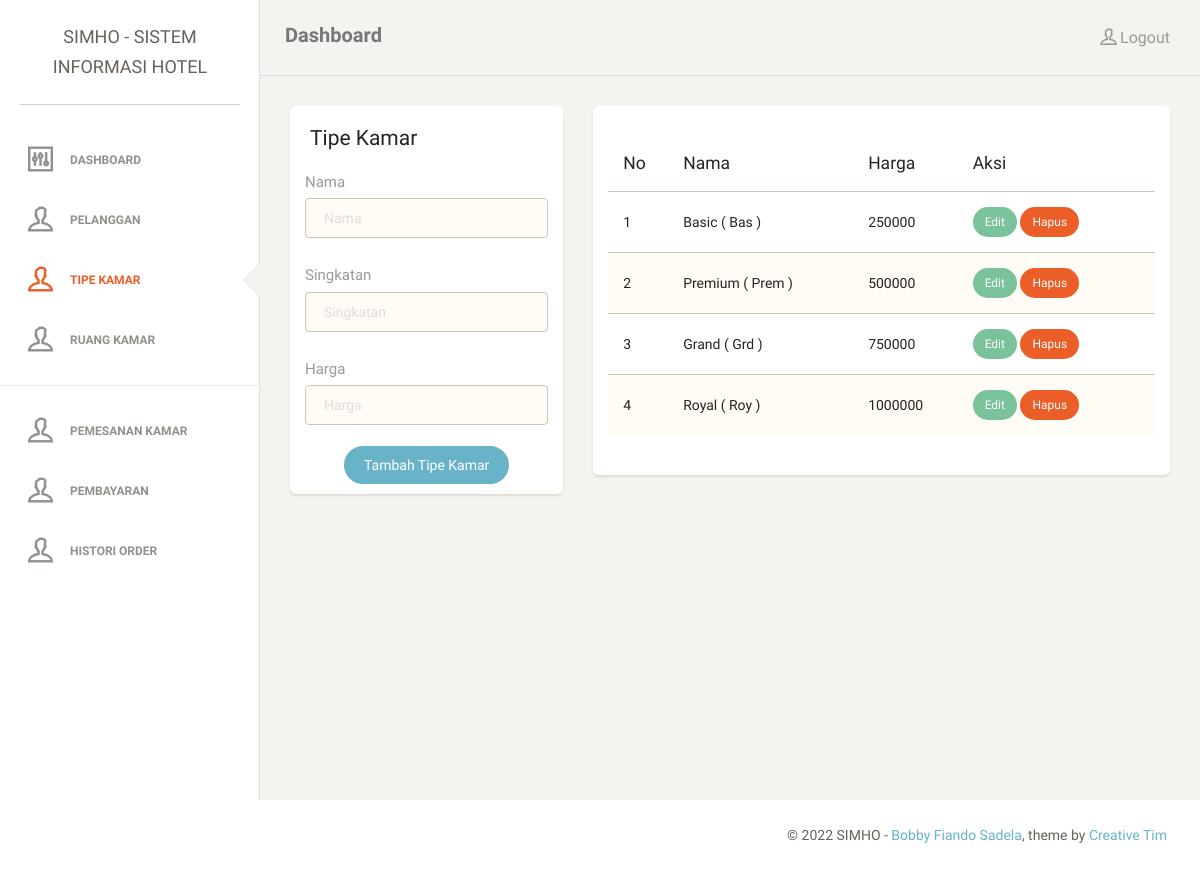
Page /simho/admin/tipe_kamar.php (signed in) on the committed database.
### tables this page shows
CREATE TABLE `tipe_kamar` (
  `idtipe_kamar` tinyint(4) NOT NULL,
  `nama` varchar(20) NOT NULL,
  `singkatan` varchar(15) NOT NULL,
  `harga` int(11) NOT NULL
);

### simho/admin/content/tipe_kamar.php (the view, shortened to what this page needs)
<?php
  $tipe_kamar = mysqli_query($connect, "SELECT * FROM tipe_kamar");
?>
  <div class="col-md-4">
    <div class="card">
      <div class="header">
        <h4 class="title">Tipe Kamar</h4>
      </div>
      <div class="content">
        <form method="post" action="<?php $_SERVER['PHP_SELF']; ?>">
          <div class="row">
            <div class="col-md-12">
              <div class="form-group">
                <label>Nama</label>
                <input type="text" name="nama" class="form-control border-input" placeholder="Nama" value="">
              </div>
            </div>
          </div>
          <div class="row">
            <div class="col-md-12">
              <div class="form-group">
                <label>Singkatan</label>
                <input type="text" name="singkatan" class="form-control border-input" placeholder="Singkatan" value="">
              </div>
            </div>
          </div>
          <div class="row">
            <div class="col-md-12">
              <div class="form-group">
                <label>Harga</label>
                <input type="text" name="harga" class="form-control border-input" placeholder="Harga" value="">
              </div>
            </div>
          </div>
          <div class="text-center">
            <button type="submit" class="btn btn-info btn-fill btn-wd" name="submit">Tambah Tipe Kamar</button>
          </div>
      </div>
    </div>
  </div>
  <div class="col-md-8">
<div class="card">
  <div class="content">
    <div class="content table-responsive table-full-width">
      <?php if (empty($tipe_kamar)): ?>
      <h3>Data Tipe Kamar kosong !</h3>
      <?php else: ?>
      <table class="table table-striped">
        <thead>
          <tr>
            <th>No</th>
            <th>Nama</th>
            <th>Harga</th>
            <th>Aksi</th>
          </tr>
        </thead>
        <tbody>
          <?php $i = 1; ?>
          <?php foreach ($tipe_kamar as $k => $v): ?>
          <tr>
            <td>
              <?php echo $i++; ?>
            </td>
            <td>
              <?php echo $v['nama']; ?> ( <?php echo $v['singkatan']; ?> )
            </td>
            <td>
              <?php echo $v['harga']; ?>
            </td>
            <td>
              <a href="tipe_kamar.php?aksi=edit&id=<?php echo $v['idtipe_kamar']; ?>" class="btn btn-success btn-fill btn-sm">Edit</a>
              <a href="tipe_kamar.php?aksi=hapus&id=<?php echo $v['idtipe_kamar']; ?>" class="btn btn-danger btn-fill btn-sm">Hapus</a>
            </td>
          </tr>
          <?php endforeach; ?>
        </tbody>
      </table>
      <?php endif; ?>
    </div>
  </div>
  </div>
  </div>
  </div>

### rows in the picture
tipe_kamar: nama "Basic", singkatan "Bas", harga "250000"
tipe_kamar: nama "Premium", singkatan "Prem", harga "500000"
tipe_kamar: nama "Grand", singkatan "Grd", harga "750000"
tipe_kamar: nama "Royal", singkatan "Roy", harga "1000000"
